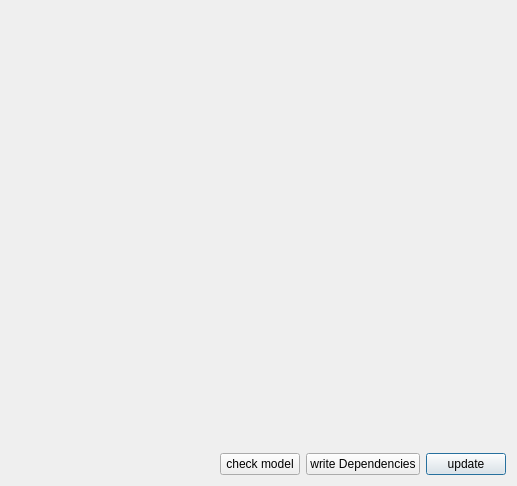
<?xml version="1.0" encoding="utf-8"?>
<ui version="4.0">
<comment> Begin CVS Header </comment>
<comment>   $Source: /fs/turing/cvs/copasi_dev/copasi/UI/objectdebug.ui,v $ </comment>
<comment>   $Revision: 1.7.4.1 $ </comment>
<comment>   $Name: Build-33 $ </comment>
<comment>   $Author: aekamal $ </comment>
<comment>   $Date: 2011/01/24 17:00:16 $ </comment>
<comment> End CVS Header </comment>

<comment> Copyright (C) 2010 by Pedro Mendes, Virginia Tech Intellectual </comment>
<comment> Properties, Inc., University of Heidelberg, and The University </comment>
<comment> of Manchester. </comment>
<comment> All rights reserved. </comment>

 <comment> All rights reserved. </comment>
 <class>ObjectDebug</class>
 <widget class="QDialog" name="ObjectDebug">
  <property name="geometry">
   <rect>
    <x>0</x>
    <y>0</y>
    <width>517</width>
    <height>486</height>
   </rect>
  </property>
  <property name="windowTitle">
   <string>Copasi Object Tree</string>
  </property>
  <layout class="QGridLayout">
   <item row="1" column="3">
    <widget class="QPushButton" name="UpdateButton">
     <property name="text">
      <string>update</string>
     </property>
    </widget>
   </item>
   <item row="0" column="0" colspan="4">
    <widget class="Q3ListView" name="ListOfObjects">
     <column>
      <property name="text">
       <string>Column 1</string>
      </property>
      <property name="clickable">
       <bool>true</bool>
      </property>
      <property name="resizable">
       <bool>true</bool>
      </property>
     </column>
     <item>
      <property name="text">
       <string>New Item</string>
      </property>
     </item>
    </widget>
   </item>
   <item row="1" column="2">
    <widget class="QPushButton" name="pushButton2">
     <property name="text">
      <string>write Dependencies</string>
     </property>
    </widget>
   </item>
   <item row="1" column="0">
    <spacer name="spacer5">
     <property name="orientation">
      <enum>Qt::Horizontal</enum>
     </property>
     <property name="sizeType">
      <enum>QSizePolicy::Expanding</enum>
     </property>
     <property name="sizeHint" stdset="0">
      <size>
       <width>90</width>
       <height>20</height>
      </size>
     </property>
    </spacer>
   </item>
   <item row="1" column="1">
    <widget class="QPushButton" name="ButtonModelCheck">
     <property name="text">
      <string>check model</string>
     </property>
    </widget>
   </item>
  </layout>
 </widget>
 <layoutdefault spacing="6" margin="11"/>
 <pixmapfunction>qPixmapFromMimeSource</pixmapfunction>
 <customwidgets>
  <customwidget>
   <class>Q3Frame</class>
   <extends>QFrame</extends>
   <header>Qt3Support/Q3Frame</header>
   <container>1</container>
  </customwidget>
  <customwidget>
   <class>Q3ListView</class>
   <extends>Q3Frame</extends>
   <header>q3listview.h</header>
  </customwidget>
 </customwidgets>
 <includes>
  <include location="global">iostream</include>
 </includes>
 <resources/>
 <connections>
  <connection>
   <sender>UpdateButton</sender>
   <signal>clicked()</signal>
   <receiver>ObjectDebug</receiver>
   <slot>update()</slot>
   <hints>
    <hint type="sourcelabel">
     <x>20</x>
     <y>20</y>
    </hint>
    <hint type="destinationlabel">
     <x>20</x>
     <y>20</y>
    </hint>
   </hints>
  </connection>
  <connection>
   <sender>pushButton2</sender>
   <signal>clicked()</signal>
   <receiver>ObjectDebug</receiver>
   <slot>writeDot()</slot>
   <hints>
    <hint type="sourcelabel">
     <x>20</x>
     <y>20</y>
    </hint>
    <hint type="destinationlabel">
     <x>20</x>
     <y>20</y>
    </hint>
   </hints>
  </connection>
  <connection>
   <sender>ButtonModelCheck</sender>
   <signal>clicked()</signal>
   <receiver>ObjectDebug</receiver>
   <slot>checkModel()</slot>
   <hints>
    <hint type="sourcelabel">
     <x>20</x>
     <y>20</y>
    </hint>
    <hint type="destinationlabel">
     <x>20</x>
     <y>20</y>
    </hint>
   </hints>
  </connection>
 </connections>
</ui>
